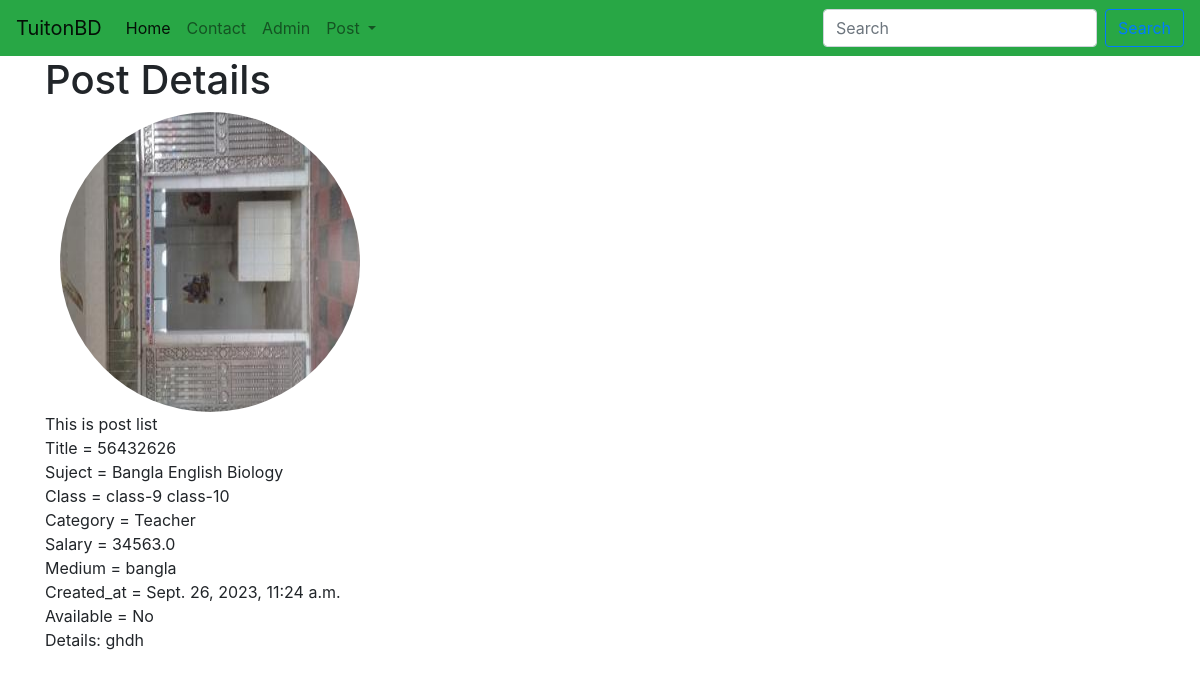
Page /tuition_App/postdetail/16/ on the committed database.
### tuition_App/models.py (models this page shows, shortened)
class Post(models.Model):
    CATEGORY = (
        ("Teacher", "Teacher"),
        ("Student", "Student"),
    )
    MEDIUM = (
        ("bangla", "bangla"),
        ("English", "English"),
        ("Urdu", "Urdu"),
        ("Hindi", "Hindi"),
        ("Arabic", "Arabic"),
    )
    user = models.ForeignKey(User, on_delete=models.CASCADE, blank=True, null=True)
    id = models.AutoField(primary_key=True)
    title = models.CharField(max_length=101)
    slug = models.CharField(max_length=100, default=title)
    email = models.EmailField()
    salary = models.FloatField()
    details = models.TextField()
    available = models.BooleanField()
    category = models.CharField(max_length=100, choices=CATEGORY)
    created_at = models.DateTimeField(default=now)
    image = models.ImageField(default="default.jpg", upload_to="tuition/images")
    medium = MultiSelectField(
        max_length=100, max_choices=5, choices=MEDIUM, default="bangla"
    )
    subject = models.ManyToManyField(Subject, related_name="subject_set")
    class_in = models.ManyToManyField(Class_in, related_name="class_set")

class Subject(models.Model):
    name = models.CharField(max_length=100)

class Class_in(models.Model):
    name = models.CharField(max_length=100)

### tuition_App/views.py (the view)
# urls.py: path("postdetail/<int:pk>/", PostDetailView.as_view(), name="postdetail"),
class PostDetailView(DetailView):
    model = Post
    template_name = "tuition/postdetail.html"
    def get_context_data(self, *args, **kwargs):
        context = super().get_context_data(*args, **kwargs)
        context["post"] = context.get("object")
        context["msg"] = "This is post list"
        return context

### templates/tuition/postdetail.html (shortened to what this page needs)
{% extends 'basic.html' %}
{% block body %}
<div class="container">
    <h1>Post Details</h1>
    <div class="col-md-6">
        <img src="{{object.image.url}}" style="width: 300px; height: 300px;" class="rounded-circle img-thumbnailt">
    </div>
    {{msg}} <br>
    Title = {{object.title}} <br>
    Suject = {% for s in object.subject.all %}
    {{ s.name }}
    {% endfor %}<br>
    Class = {% for s in object.class_in.all %}
    {{ s.name }}
    {% endfor %}<br>
    Category = {{object.category}}<br>
    Salary = {{object.salary}}<br>
    Medium = {{object.medium}}<br>
    Created_at = {{object.created_at}}<br>
    Available = {% if object.available %} Yes {% else %} No {% endif %}<br>
    <p>Details: {{object.details}}</p>
</div>
{% endblock body %}

### rows in the picture
Post: image (picture), title "56432626", category "Teacher", salary "34563.0", medium "bangla", created_at "Sept. 26, 2023, 11:24 a.m.", details "ghdh"
Subject: name "Bangla"
Subject: name "English"
Subject: name "Biology"
Class_in: name "class-9"
Class_in: name "class-10"

### other values in the picture
{{ msg }} "This is post list"
